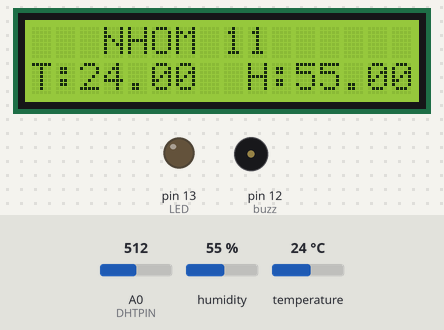
This sketch was run on a simulated Arduino Uno, built with avr-gcc and run on an emulated ATmega328P. On the bench: 16×2 character LCD, output pins drawn as LEDs (lit = HIGH), buzzer (waves = sounding, pin HIGH). The inputs (shaded band) are chosen by the test bench; at power-on: humidity 55 %, temperature 24 °C, A0 (DHTPIN) = 512. What the sketch prints to the serial monitor is not drawn.

Above: at 1.2 s.
1.3 s: humidity set to 22 %
At 3.3 s:
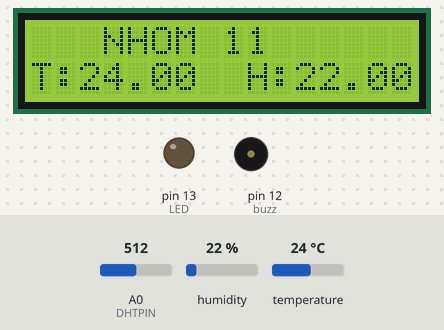
3.6 s: temperature set to 12 °C
At 4.6 s:
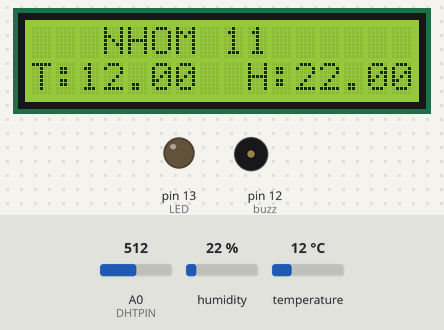
5.6 s: humidity set to 40 %
At 7.2 s:
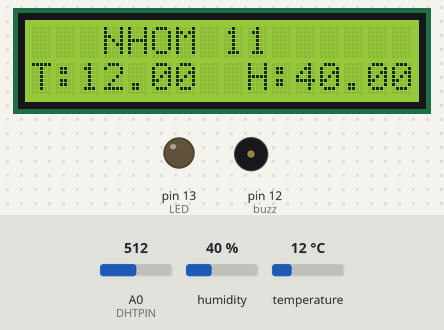
7.6 s: temperature set to 19 °C
At 8.5 s:
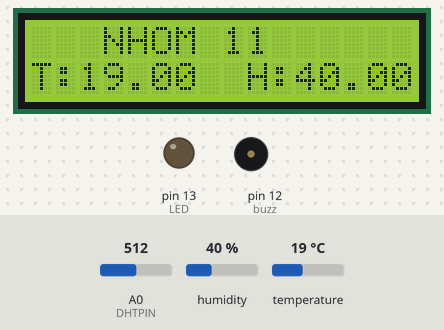
Timing chart, 0 to 9.5 s (numbered marks = the images above; inputs shaded):
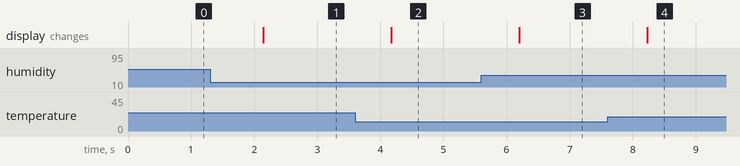

The sketch:

SmartGarden_DHT22.ino
```cpp
#include <Wire.h>
#include <DHT.h>
#include <LiquidCrystal_I2C.h>
#define DHTPIN 14
#define DHTTYPE DHT11
#define buzz 12
#define LED 13

unsigned long timer = 0;
void delay_100ms()
{
    if ( (unsigned long) (millis() - timer) > 1000 )
    {
       timer = millis();
    }
}
LiquidCrystal_I2C lcd(0x27,16,2);
DHT dht(DHTPIN, DHTTYPE);


void setup() {
  Serial.begin(115200);
  pinMode(buzz,OUTPUT);
  pinMode(LED,OUTPUT);
  dht.begin();
  lcd.begin();
  lcd.backlight();
}
void loop() {
  float t = dht.readTemperature();
  float h = dht.readHumidity();

  int value = analogRead(A0);   //đọc giá trị điện áp ở chân A0 - chân cảm biến
                                //(value luôn nằm trong khoảng 0-1023) 10bit 2^10-1
                                // đọc cảm biến khí gas
  Serial.println(value);
  if(value > 500)
  {
    Canhbaogas();
    }
  else{
      digitalWrite(buzz,LOW);
      digitalWrite(LED,LOW);
    }

  lcd.setCursor(3,0);
  lcd.print("NHOM 11 ");
  lcd.setCursor(0,1);
  lcd.print("T:");
  lcd.print(t);
  lcd.setCursor(9,1);
  lcd.print("H:");
  lcd.setCursor(11,1);
  lcd.print(h);

  Serial.println("TEMP: ");
  Serial.println(t);
  Serial.println("HUM: ");
  Serial.println(h);
  Serial.println("GAS: ");
  Serial.println(value);
}

void Canhbaogas(){
  digitalWrite(buzz,HIGH), delay_100ms();
  digitalWrite(buzz,LOW), delay_100ms();
  digitalWrite(LED,HIGH), delay_100ms();
  digitalWrite(LED,LOW), delay_100ms();
}
```

Measured:
- after the input at 1.3 s, the display: changes after 0.84 s (image 1)
- after the input at 3.6 s, the display: changes after 0.57 s (image 2)
- after the input at 5.6 s, the display: changes after 0.60 s (image 3)
- after the input at 7.6 s, the display: changes after 0.63 s (image 4)
